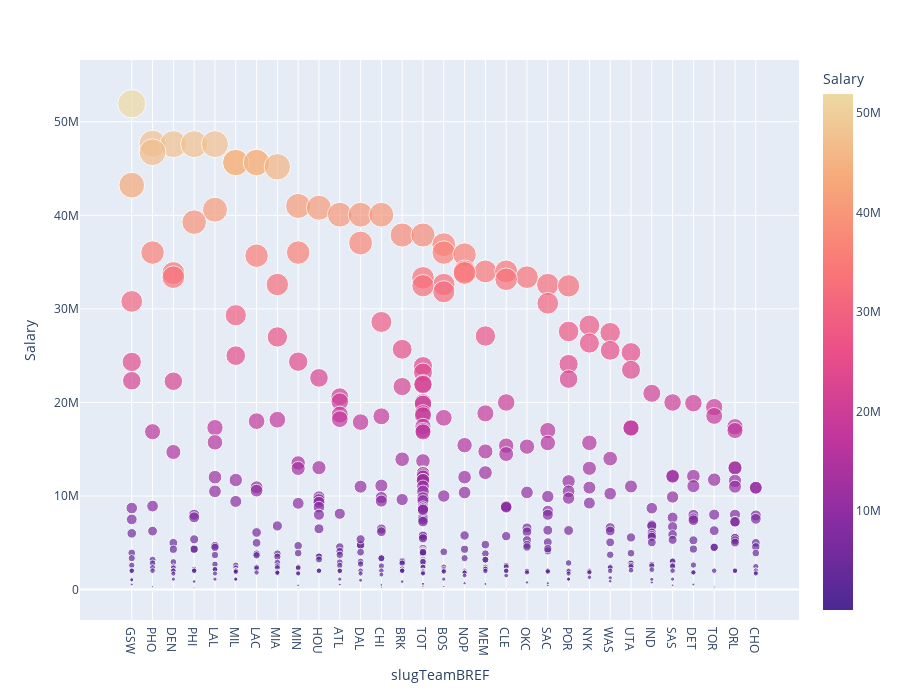

Notebook source saved alongside this figure:
### Code cell
# Visualizar el salario de los jugadores de acuerdo a su edad
fig = px.scatter(SS, x="slugTeamBREF", y="Salary", color = "Salary",
                 size='Salary', hover_data=['namePlayer','slugTeamBREF'], color_continuous_scale=px.colors.sequential.Agsunset, height=700)
fig.show()

### Figure 1 — Plotly figure (JSON) as saved in the notebook; plotly's stock layout.template omitted (floating-point values rounded to 4 significant figures; data arrays with more than 128 entries replaced by an {"elided": "..."} marker saying what was removed)
{"data": [{"customdata": {"elided": "478x1 str values"}, "hovertemplate": "slugTeamBREF=%{x}<br>Salary=%{marker.color}<br>namePlayer=%{customdata[0]}<extra></extra>", "legendgroup": "", "marker": {"color": {"elided": "478 int values"}, "coloraxis": "coloraxis", "size": {"elided": "478 int values"}, "sizemode": "area", "sizeref": 129800.0, "symbol": "circle"}, "mode": "markers", "name": "", "orientation": "v", "showlegend": false, "type": "scatter", "x": {"elided": "478 str values"}, "xaxis": "x", "y": {"elided": "478 int values"}, "yaxis": "y"}], "layout": {"coloraxis": {"colorbar": {"title": {"text": "Salary"}}, "colorscale": [[0, "rgb(75, 41, 145)"], [0.1667, "rgb(135, 44, 162)"], [0.3333, "rgb(192, 54, 157)"], [0.5, "rgb(234, 79, 136)"], [0.6667, "rgb(250, 120, 118)"], [0.8333, "rgb(246, 169, 122)"], [1, "rgb(237, 217, 163)"]]}, "height": 700, "legend": {"itemsizing": "constant", "tracegroupgap": 0}, "margin": {"t": 60}, "xaxis": {"anchor": "y", "domain": [0, 1], "title": {"text": "slugTeamBREF"}}, "yaxis": {"anchor": "x", "domain": [0, 1], "title": {"text": "Salary"}}}}
